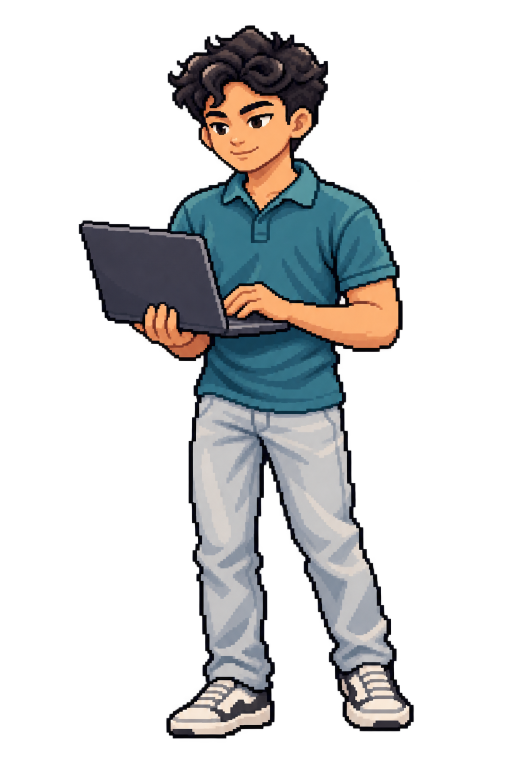
#> input picture assets-source/Raw character/hanif-code.png, 1024 x 1536 px, found by its file name (shown at 1/2 size); its folder holds 5 pictures in this run
$ python analyze_pet.py
#> lines starting #> are read from the running program, lines starting #| are printed output that depends on the picture
import os
from PIL import Image

raw_dir = r"D:\LOMBA\Portofolio\public\pet\Raw character"
files = sorted([f for f in os.listdir(raw_dir) if f.endswith(".png")])

def analyze_character(filename):
#> called with filename = 'hanif-code.png'
    path = os.path.join(raw_dir, filename)
    img = Image.open(path).convert("RGBA")
#> img is the input picture: PIL image 1024x1536 RGBA; mean R, G, B, A 43.5, 44, 45, 75
    w, h = img.size
#> w = 1024; h = 1536

    # Clean alpha: mask pixels where alpha >= 20
    min_x, max_x, min_y, max_y = w, 0, h, 0
#> min_x = 1024; max_x = 0; min_y = 1536; max_y = 0
    for y in range(h):
        for x in range(w):
            if img.getpixel((x, y))[3] >= 20:
                if x < min_x: min_x = x
                if x > max_x: max_x = x
                if y < min_y: min_y = y
                if y > max_y: max_y = y
#> after the loop, max_x = 827; max_y = 1476; min_x = 157; min_y = 50

    head_y_end = min_y + int((max_y - min_y) * 0.22)
#> head_y_end = 363
    head_xs = []
    for y in range(min_y, head_y_end):
        for x in range(min_x, max_x + 1):
            if img.getpixel((x, y))[3] >= 20:
                head_xs.append(x)
    head_w = (max(head_xs) - min(head_xs) + 1) if head_xs else 0
#> head_w = 322

    shoulder_y_start = min_y + int((max_y - min_y) * 0.22)
#> shoulder_y_start = 363
    shoulder_y_end = min_y + int((max_y - min_y) * 0.35)
#> shoulder_y_end = 549
    shoulder_xs = []
    for y in range(shoulder_y_start, shoulder_y_end):
        for x in range(min_x, max_x + 1):
            p = img.getpixel((x, y))
            if p[3] >= 20:
                shoulder_xs.append(x)
#> after the loop, shoulder_xs = 92959 items
    shoulder_w = (max(shoulder_xs) - min(shoulder_xs) + 1) if shoulder_xs else 0
#> shoulder_w = 643

    total_h = max_y - min_y + 1
#> total_h = 1427
    content_w = max_x - min_x + 1
    return {
        "file": filename,
        "canvas": (w, h),
        "bbox": (min_x, min_y, max_x, max_y),
        "content_w": content_w,
        "total_h": total_h,
        "head_w": head_w,
        "shoulder_w": shoulder_w,
    }

results = [analyze_character(f) for f in files]
#> call 2 of analyze_character, with filename = 'hanif-idle.png'
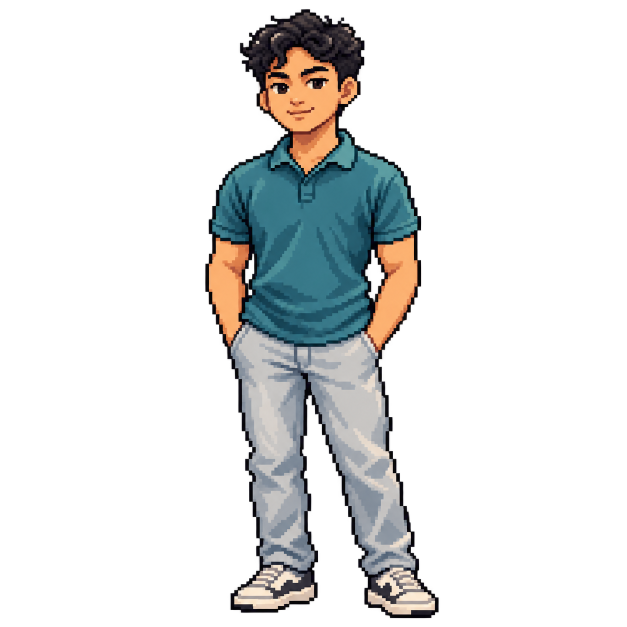
#> input picture assets-source/Raw character/hanif-idle.png, 1254 x 1254 px, found by its file name (shown at 1/2 size)
#> in analyze_character, img is the input picture: PIL image 1254x1254 RGBA; mean R, G, B, A 25.2, 26.6, 26.3, 54.1
#> after the loop in analyze_character (call 2), `for y in range(shoulder_y_start, shoulder_y_end):`: shoulder_xs = 54575 items
#> in analyze_character (call 2), `shoulder_w = (max(shoulder_xs) - min(shoulder_xs) + 1) if shoulder_xs ..`: shoulder_w = 426
#> call 3 of analyze_character, with filename = 'hanif-microphone.png'
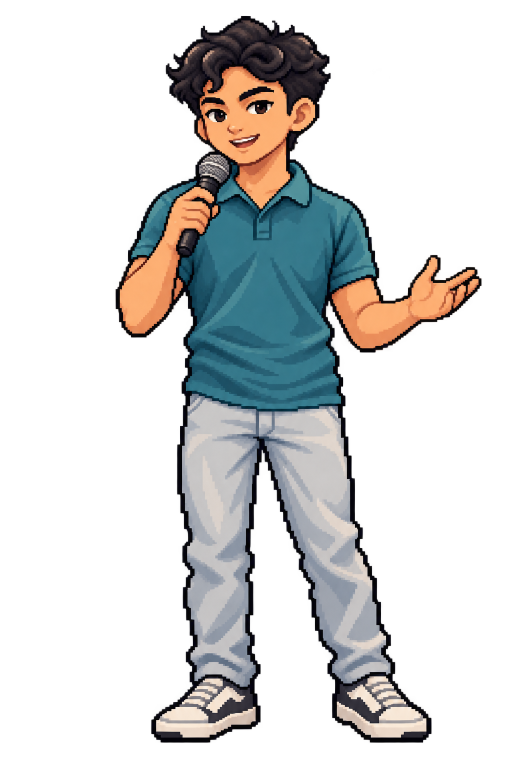
#> input picture assets-source/Raw character/hanif-microphone.png, 1024 x 1536 px, found by its file name (shown at 1/2 size)
#> in analyze_character, img is the input picture: PIL image 1024x1536 RGBA; mean R, G, B, A 48.3, 48.1, 47.6, 77.1
#> after the loop in analyze_character (call 3), `for y in range(shoulder_y_start, shoulder_y_end):`: shoulder_xs = 81319 items
#> in analyze_character (call 3), `shoulder_w = (max(shoulder_xs) - min(shoulder_xs) + 1) if shoulder_xs ..`: shoulder_w = 705
#> call 4 of analyze_character, with filename = 'hanif-read.png'
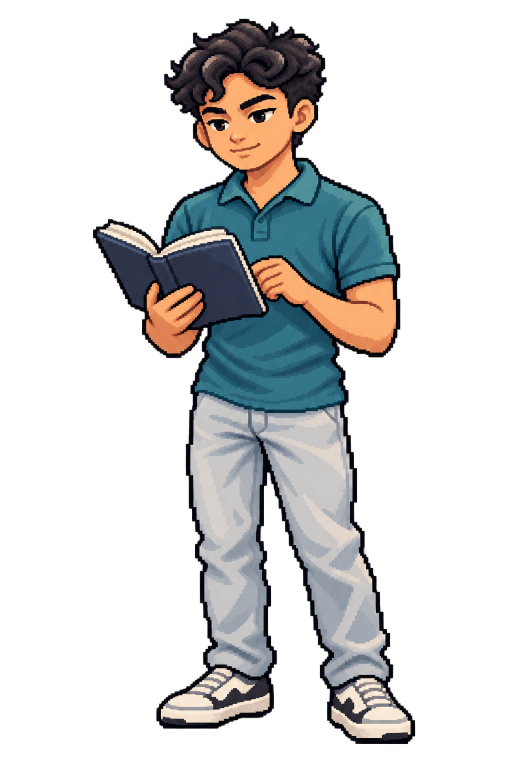
#> input picture assets-source/Raw character/hanif-read.png, 1024 x 1536 px, found by its file name (shown at 1/2 size)
#> in analyze_character, img is the input picture: PIL image 1024x1536 RGBA; mean R, G, B, A 45.8, 45.8, 46.2, 76.6
#> after the loop in analyze_character (call 4), `for y in range(shoulder_y_start, shoulder_y_end):`: shoulder_xs = 89352 items
#> in analyze_character (call 4), `shoulder_w = (max(shoulder_xs) - min(shoulder_xs) + 1) if shoulder_xs ..`: shoulder_w = 615
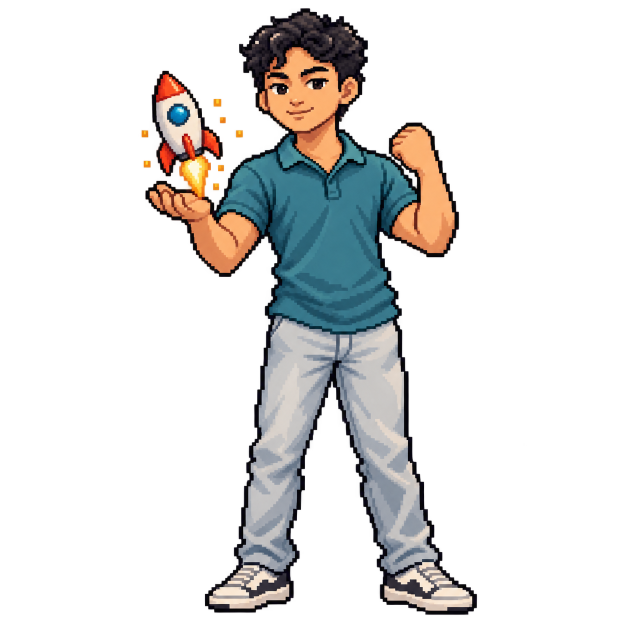
#> input picture assets-source/Raw character/hanif-rocket.png, 1254 x 1254 px, found by its file name (shown at 1/2 size)
#> in analyze_character, img is the input picture: PIL image 1254x1254 RGBA; mean R, G, B, A 29.9, 29, 27.9, 58.8
#> after the loop in analyze_character (call 5), `for y in range(shoulder_y_start, shoulder_y_end):`: shoulder_xs = 83065 items
#> in analyze_character (call 5), `shoulder_w = (max(shoulder_xs) - min(shoulder_xs) + 1) if shoulder_xs ..`: shoulder_w = 632
#> results = 5 items
idle = next(r for r in results if r["file"] == "hanif-idle.png")
#> idle = {'file': 'hanif-idle.png', 'canvas': (1254, 1254), 'bbox': (410, 18, 877, 1236), 'content_w': 468, 'total_h': 1219, 'head_w': 251, 'shoulder_w': 426}
print("Canonical Idle: total_h=", idle["total_h"], "head_w=", idle["head_w"], "shoulder_w=", idle["shoulder_w"])
#| Canonical Idle: total_h= 1219 head_w= 251 shoulder_w= 426
print("-" * 75)
for r in results:
    h_ratio = r["total_h"] / idle["total_h"]
    head_ratio = r["head_w"] / idle["head_w"] if idle["head_w"] else 0
    sh_ratio = r["shoulder_w"] / idle["shoulder_w"] if idle["shoulder_w"] else 0
    print(f"{r['file']:20s}: total_h={r['total_h']:4d} ({h_ratio:.3f}) | head_w={r['head_w']:3d} ({head_ratio:.3f}) | sh_w={r['shoulder_w']:3d} ({sh_ratio:.3f})")
#> this loop made 5 passes
#> (h_ratio, head_ratio, sh_ratio) on passes 1 to 5: (1.17, 1.28, 1.51), (1, 1, 1), (1.19, 1.32, 1.65), (1.19, 1.32, 1.44), (0.996, 2.34, 1.48)
#| hanif-code.png      : total_h=1427 (1.171) | head_w=322 (1.283) | sh_w=643 (1.509)
#| hanif-idle.png      : total_h=1219 (1.000) | head_w=251 (1.000) | sh_w=426 (1.000)
#| hanif-microphone.png: total_h=1454 (1.193) | head_w=331 (1.319) | sh_w=705 (1.655)
#| hanif-read.png      : total_h=1451 (1.190) | head_w=331 (1.319) | sh_w=615 (1.444)
#| hanif-rocket.png    : total_h=1214 (0.996) | head_w=587 (2.339) | sh_w=632 (1.484)
